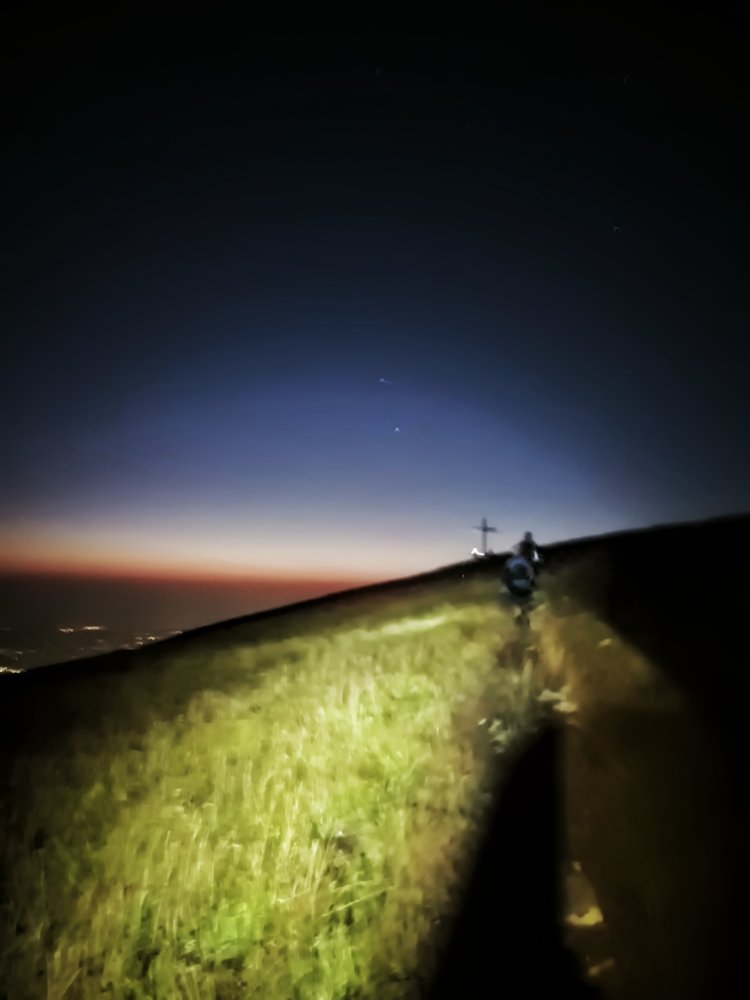
#> input picture data/original/high_black.png, 750 x 1000 px; its folder holds only this picture in this run
$ python run.py
#> lines starting #> are read from the running program, lines starting #| are printed output that depends on the picture
### src/degrade.py
import numpy as np

# degradation parameters
ALPHA = 0.5   # 1 = same, 0.5 = half contrast
SIGMA = 8.0
SEED = 42     #fixed


def degrade(img, rng, alpha=ALPHA, sigma=SIGMA):
    """

    img: image BGR uint8
    rng: numpy generator (np.random.default_rng(SEED))
    """
    f = img.astype(np.float32)                    # no overflow
    mean = f.mean()
    g = alpha * (f - mean) + mean                 # compression
    g = g + rng.normal(0.0, sigma, size=f.shape)  # gaussian noise
    return np.clip(g, 0, 255).astype(np.uint8)    # valid range

### src/methods.py
import cv2
import numpy as np

# Parameters
P_LOW, P_HIGH = 1, 99   # stretching
NLM_H = 6             # denoising non-local means


def baseline(img):
    """No elaboration"""
    return img.copy()


def _stretch_channel(c):
    """Linear stretching between P_LOW and P_HIGH."""
    c = c.astype(np.float32)
    lo, hi = np.percentile(c, [P_LOW, P_HIGH])
    out = (c - lo) / max(hi - lo, 1e-6) * 255.0   # g = a*f + b
    return np.clip(out, 0, 255).astype(np.uint8)


def stretch_rgb(img):
    """Stretching for each channel independently."""
    return cv2.merge([_stretch_channel(c) for c in cv2.split(img)])


def stretch_lab(img):
    """Stretching only on L, a and b remain unchanged."""
    L, a, b = cv2.split(cv2.cvtColor(img, cv2.COLOR_BGR2LAB))
    return cv2.cvtColor(cv2.merge([_stretch_channel(L), a, b]), cv2.COLOR_LAB2BGR)


def equalize_lab(img):
    """Equalization of the histogram only on L."""
    L, a, b = cv2.split(cv2.cvtColor(img, cv2.COLOR_BGR2LAB))
    return cv2.cvtColor(cv2.merge([cv2.equalizeHist(L), a, b]), cv2.COLOR_LAB2BGR)


def denoise_equalize(img):
    """Denoising (non-local means), than equalization"""
    den = cv2.fastNlMeansDenoisingColored(img, None, NLM_H, NLM_H, 7, 21)
    return equalize_lab(den)


METHODS = {
    "baseline": baseline,
    "stretch_rgb": stretch_rgb,
    "stretch_lab": stretch_lab,
    "equalize_lab": equalize_lab,
    "denoise_equalize": denoise_equalize,
}

### src/metrics.py
from skimage.metrics import peak_signal_noise_ratio, structural_similarity


def psnr(ref, img):
    """PSNR in dB based on the original image."""
    return peak_signal_noise_ratio(ref, img, data_range=255)


def ssim(ref, img):
    """SSIM on color image (1 = identical)."""
    return structural_similarity(ref, img, channel_axis=-1, data_range=255)

### src/run.py
"""Pipeline completed: degradation, restoration, metrics, figures."""
import csv
from pathlib import Path

import cv2
import matplotlib
matplotlib.use("Agg")            # save figures without X server
import matplotlib.pyplot as plt
import numpy as np

from degrade import degrade, ALPHA, SIGMA, SEED
from methods import METHODS
from metrics import psnr, ssim

ORIG_DIR = Path("data/original")
DEG_DIR = Path("data/degraded")
IMG_DIR = Path("results/images")
FIG_DIR = Path("results/figures")
CSV_PATH = Path("results/metrics.csv")


def rgb(img):
    """BGR (OpenCV) -> RGB (matplotlib)."""
    return cv2.cvtColor(img, cv2.COLOR_BGR2RGB)


def save_figure(panels, title, path):
    """Figure nearest. panels = array of (titolo, immagine BGR)."""
    fig, axes = plt.subplots(1, len(panels), figsize=(3.2 * len(panels), 4.5))
    for ax, (name, im) in zip(axes, panels):
        ax.imshow(rgb(im), vmin=0, vmax=255)   # same scale for all images
        ax.set_title(name, fontsize=10)
        ax.axis("off")
    fig.suptitle(title)
    fig.tight_layout()
    fig.savefig(path, dpi=150)
    plt.close(fig)


def main():
    for d in (DEG_DIR, IMG_DIR, FIG_DIR):
        d.mkdir(parents=True, exist_ok=True)

    rng = np.random.default_rng(SEED)
    rows = []
    print(f"Degradation: alpha={ALPHA}, sigma={SIGMA}, seed={SEED}")

    for path in sorted(ORIG_DIR.glob("*.png")):
        name = path.stem
        orig = cv2.imread(str(path))
#> orig is the input picture: shape (1000, 750, 3); mean B, G, R 42.5, 55.1, 54
        deg = degrade(orig, rng)
#> in degrade, `mean = f.mean()`: mean = 50.55
#> in degrade, `g = alpha * (f - mean) + mean`:
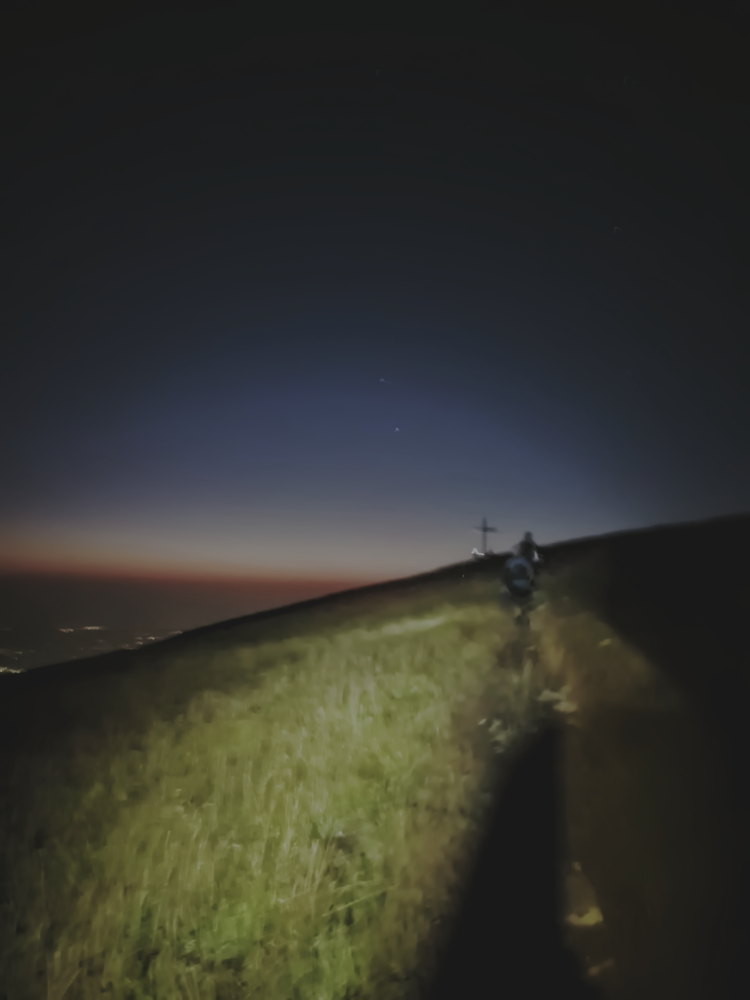
#> g: shape (1000, 750, 3) float32; mean B, G, R 46.6, 52.8, 52.3
#> in degrade, `g = g + rng.normal(0.0, sigma, size=f.shape)`:
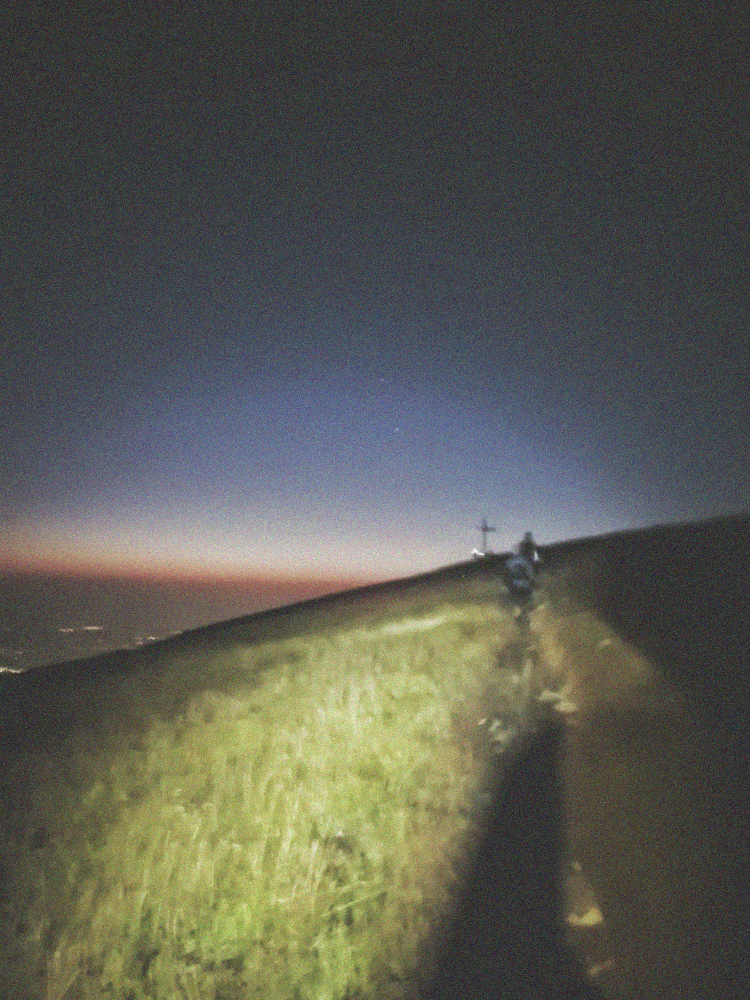
#> g: shape (1000, 750, 3) float64; mean B, G, R 46.5, 52.8, 52.3; drawn with min black and max white
        cv2.imwrite(str(DEG_DIR / f"{name}.png"), deg)

        # 1) Sintetic test: methods on degraded image, reference is original
        panels = [("originale", orig), ("degradata", deg)]
        for m_name, fn in METHODS.items():
            out = fn(deg)
            cv2.imwrite(str(IMG_DIR / f"{name}__deg__{m_name}.png"), out)
            rows.append({"image": name, "method": m_name,
                         "psnr": round(psnr(orig, out), 2),
                         "ssim": round(ssim(orig, out), 4)})
            if m_name != "baseline":
                panels.append((m_name, out))
#> this loop made 5 passes
#> pass 2, in _stretch_channel (call 2), `out = (c - lo) / max(hi - lo, 1e-6) * 255.0`:
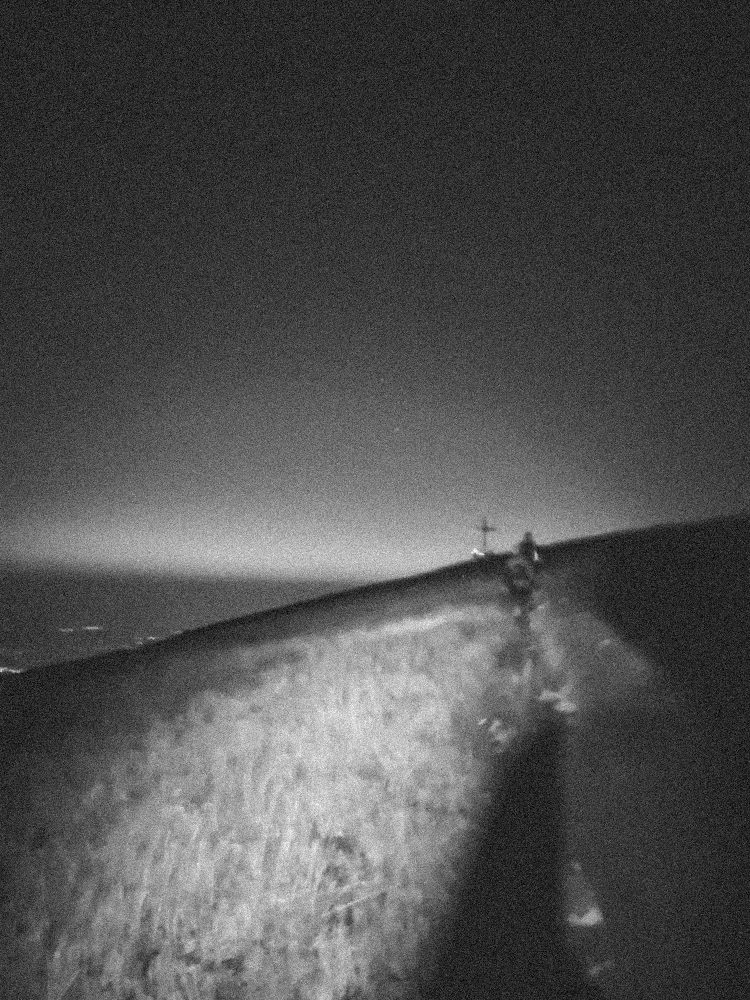
#> out: shape (1000, 750) float32; min -25.29, max 328.8, mean 85; drawn with min black and max white
#> after the loop, panels = 6 items; rows = 5 items
        save_figure(panels, f"{name} - degradazione sintetica",
                    FIG_DIR / f"{name}_synthetic.png")
#> the loop in save_figure, `for ax, (name, im) in zip(axes, panels):` made 6 passes
#> name on passes 1 to 6: 'originale', 'degradata', 'stretch_rgb', 'stretch_lab', 'equalize_lab', 'denoise_equalize'
#> in save_figure, `fig.savefig(path, dpi=150)`:
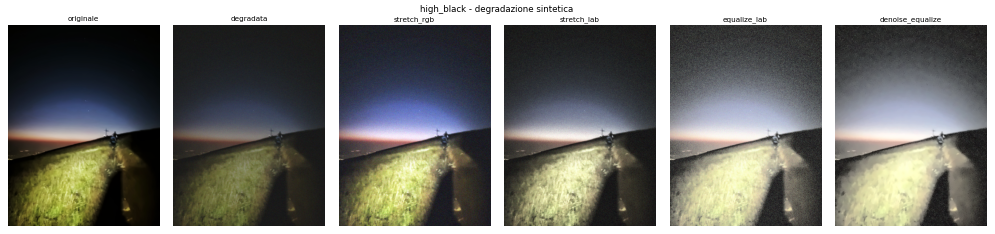
#> figure drawn by matplotlib, 6 panels

        # 2) Real test: methods on original image, no reference
        panels = [("originale", orig)]
        for m_name, fn in METHODS.items():
            if m_name == "baseline":
                continue
            out = fn(orig)
            cv2.imwrite(str(IMG_DIR / f"{name}__orig__{m_name}.png"), out)
            panels.append((m_name, out))
#> this loop made 5 passes
#> pass 2, in _stretch_channel (call 5), `c = c.astype(np.float32)`:
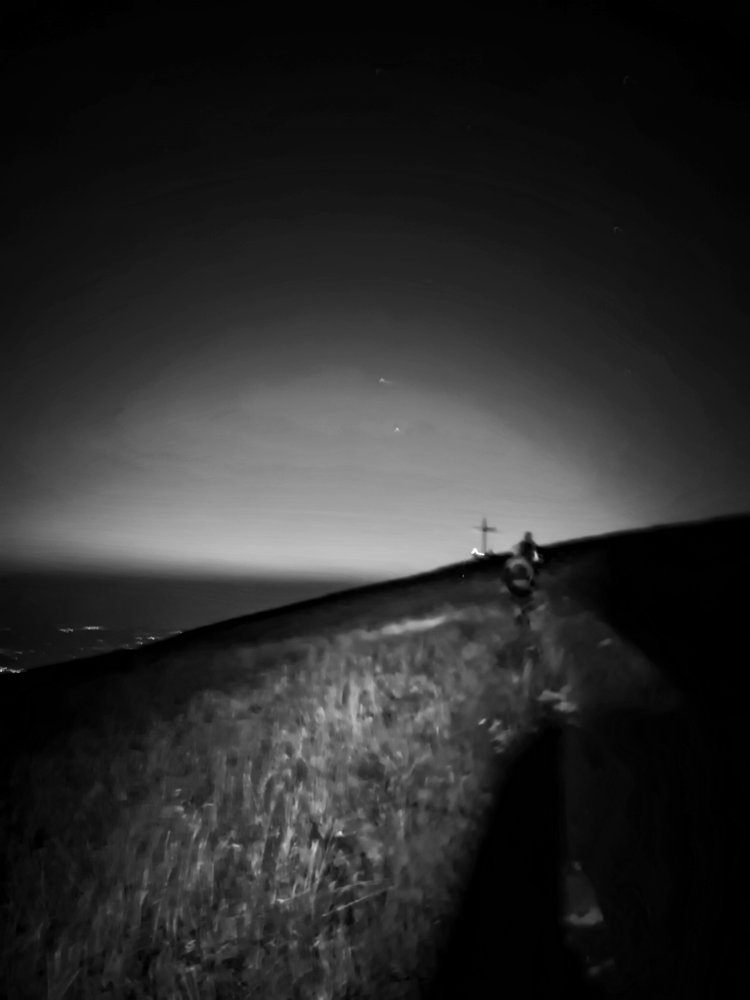
#> c: shape (1000, 750) float32; min 0, max 255, mean 42.5
#> pass 2, in _stretch_channel (call 6), `c = c.astype(np.float32)`:
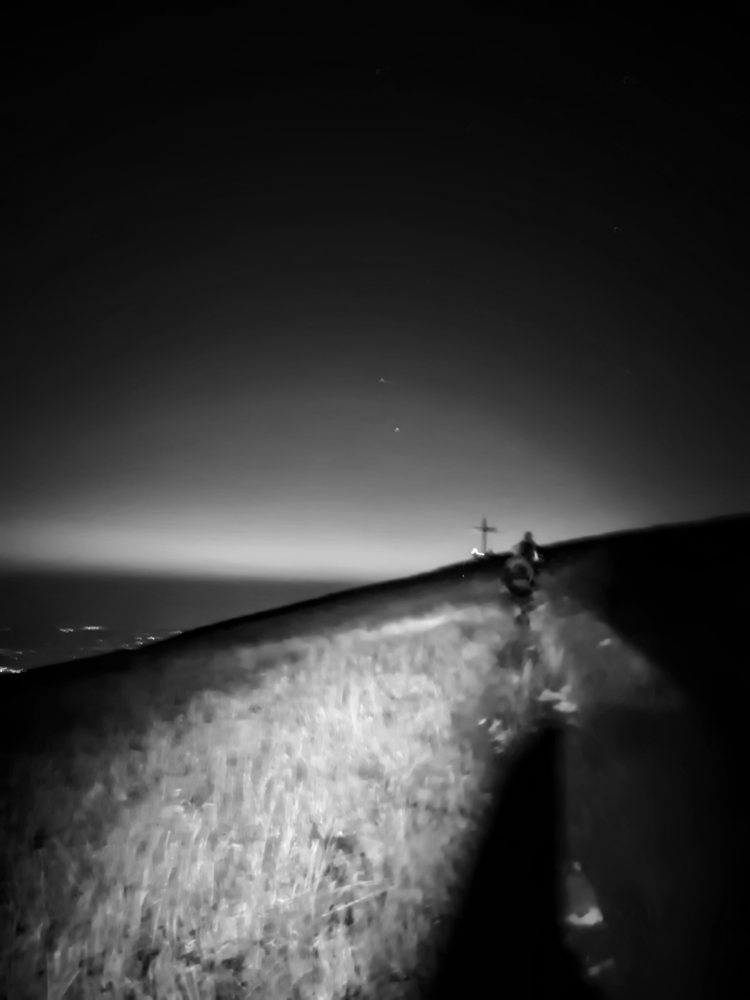
#> c: shape (1000, 750) float32; min 0, max 255, mean 55.1
#> after the loop, panels = 5 items
        save_figure(panels, f"{name} - immagine reale (senza referenza)",
                    FIG_DIR / f"{name}_real.png")
#> the loop in save_figure (call 2), `for ax, (name, im) in zip(axes, panels):` made 5 passes
#> in save_figure (call 2), `fig.savefig(path, dpi=150)`:
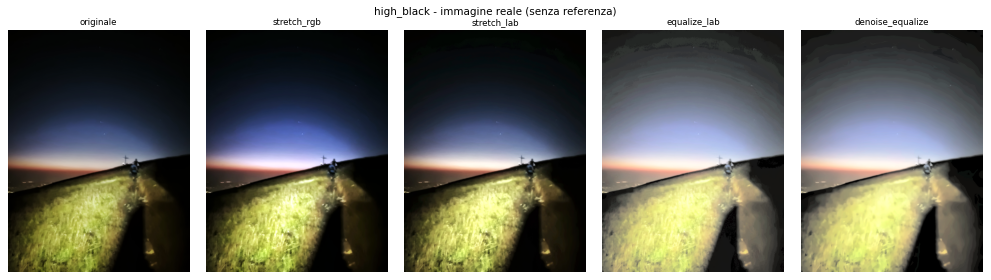
#> figure drawn by matplotlib, 5 panels
        print(f"  {name}: fatto")

    with open(CSV_PATH, "w", newline="") as f:
        writer = csv.DictWriter(f, fieldnames=["image", "method", "psnr", "ssim"])
        writer.writeheader()
        writer.writerows(rows)
    print(f"Metrics saved in {CSV_PATH}")


if __name__ == "__main__":
    main()
